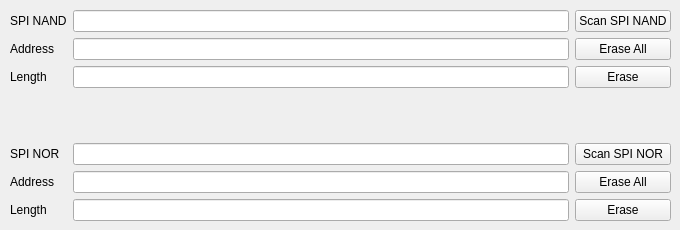
      <widget class="QWidget" name="spi_erase">
       <attribute name="title">
        <string>SPI Info</string>
       </attribute>
       <widget class="QWidget" name="gridLayoutWidget_4">
        <property name="geometry">
         <rect>
          <x>10</x>
          <y>10</y>
          <width>661</width>
          <height>211</height>
         </rect>
        </property>
        <layout class="QGridLayout" name="gridLayout_4">
         <item row="3" column="3">
          <widget class="QLineEdit" name="flash_spi_erase_spi_nand_length_lineEdit">
           <property name="text">
            <string/>
           </property>
          </widget>
         </item>
         <item row="7" column="3">
          <widget class="QLineEdit" name="flash_spi_erase_spi_nor_addr_lineEdit">
           <property name="text">
            <string/>
           </property>
          </widget>
         </item>
         <item row="6" column="3">
          <widget class="QLineEdit" name="flash_spi_erase_spi_nor_currect_nor_chip_lineEdit"/>
         </item>
         <item row="2" column="1">
          <widget class="QLabel" name="flash_spi_erase_spi_nand_address_label">
           <property name="text">
            <string>Address</string>
           </property>
          </widget>
         </item>
         <item row="3" column="4">
          <widget class="QPushButton" name="flash_spi_erase_spi_nand_erase_button">
           <property name="text">
            <string>Erase</string>
           </property>
          </widget>
         </item>
         <item row="0" column="3">
          <widget class="QLineEdit" name="flash_spi_erase_spi_nand_currect_nand_chip_lineEdit"/>
         </item>
         <item row="6" column="1">
          <widget class="QLabel" name="flash_spi_erase_spi_nor_label">
           <property name="text">
            <string>SPI NOR</string>
           </property>
          </widget>
         </item>
         <item row="5" column="3">
          <spacer name="verticalSpacer">
           <property name="orientation">
            <enum>Qt::Vertical</enum>
           </property>
           <property name="sizeHint" stdset="0">
            <size>
             <width>20</width>
             <height>40</height>
            </size>
           </property>
          </spacer>
         </item>
         <item row="0" column="1">
          <widget class="QLabel" name="flash_spi_erase_spi_nand_label">
           <property name="text">
            <string>SPI NAND</string>
           </property>
          </widget>
         </item>
         <item row="3" column="1">
          <widget class="QLabel" name="flash_spi_erase_spi_nand_length_label">
           <property name="text">
            <string>Length</string>
           </property>
          </widget>
         </item>
         <item row="0" column="4">
          <widget class="QPushButton" name="flash_spi_erase_spi_nand_scan_button">
           <property name="text">
            <string>Scan SPI NAND</string>
           </property>
          </widget>
         </item>
         <item row="2" column="3">
          <widget class="QLineEdit" name="flash_spi_erase_spi_nand_addr_lineEdit">
           <property name="text">
            <string/>
           </property>
          </widget>
         </item>
         <item row="6" column="4">
          <widget class="QPushButton" name="flash_spi_erase_spi_nor_scan_button">
           <property name="text">
            <string>Scan SPI NOR</string>
           </property>
          </widget>
         </item>
         <item row="7" column="1">
          <widget class="QLabel" name="flash_spi_erase_spi_nor_address_label">
           <property name="text">
            <string>Address</string>
           </property>
          </widget>
         </item>
         <item row="8" column="3">
          <widget class="QLineEdit" name="flash_spi_erase_spi_nor_length">
           <property name="text">
            <string/>
           </property>
          </widget>
         </item>
         <item row="8" column="1">
          <widget class="QLabel" name="flash_spi_erase_spi_nor_length_label">
           <property name="text">
            <string>Length</string>
           </property>
          </widget>
         </item>
         <item row="8" column="4">
          <widget class="QPushButton" name="flash_spi_erase_spi_nor_erase_button">
           <property name="text">
            <string>Erase</string>
           </property>
          </widget>
         </item>
         <item row="2" column="4">
          <widget class="QPushButton" name="flash_spi_erase_spi_nand_setall_button">
           <property name="text">
            <string>Erase All</string>
           </property>
          </widget>
         </item>
         <item row="7" column="4">
          <widget class="QPushButton" name="flash_spi_erase_spi_nor_setall_button">
           <property name="text">
            <string>Erase All</string>
           </property>
          </widget>
         </item>
        </layout>
       </widget>
      </widget>
